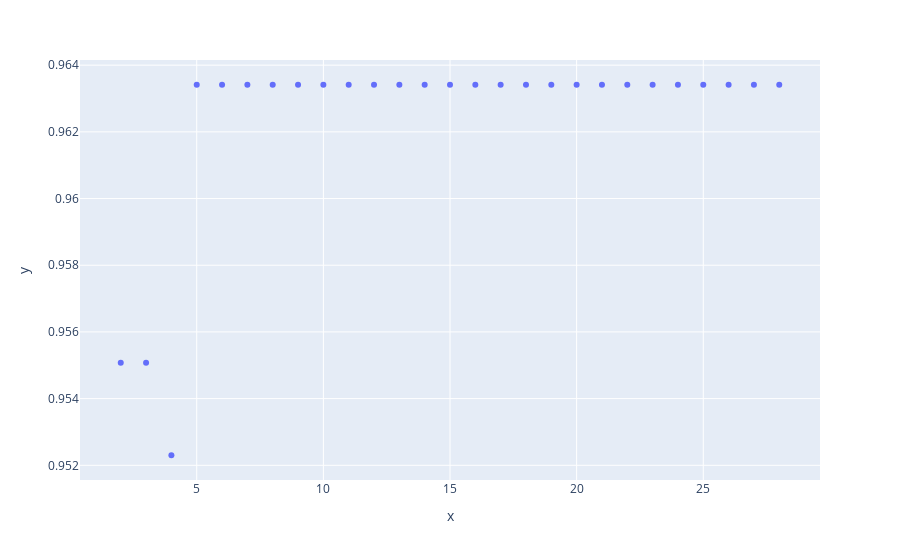

Source (notebook cell):
### Code cell
px.scatter(x=range(2, 29), y=scores)

### Figure 1 — Plotly figure (JSON) as saved in the notebook; plotly's stock layout.template omitted (floating-point values rounded to 4 significant figures)
{"data": [{"hovertemplate": "x=%{x}<br>y=%{y}<extra></extra>", "legendgroup": "", "marker": {"color": "#636efa", "symbol": "circle"}, "mode": "markers", "name": "", "orientation": "v", "showlegend": false, "type": "scatter", "x": [2, 3, 4, 5, 6, 7, 8, 9, 10, 11, 12, 13, 14, 15, 16, 17, 18, 19, 20, 21, 22, 23, 24, 25, 26, 27, 28], "xaxis": "x", "y": [0.9551, 0.9551, 0.9523, 0.9634, 0.9634, 0.9634, 0.9634, 0.9634, 0.9634, 0.9634, 0.9634, 0.9634, 0.9634, 0.9634, 0.9634, 0.9634, 0.9634, 0.9634, 0.9634, 0.9634, 0.9634, 0.9634, 0.9634, 0.9634, 0.9634, 0.9634, 0.9634], "yaxis": "y"}], "layout": {"autosize": true, "legend": {"tracegroupgap": 0}, "margin": {"t": 60}, "xaxis": {"anchor": "y", "autorange": true, "domain": [0, 1], "range": [0.4268, 29.57], "title": {"text": "x"}, "type": "linear"}, "yaxis": {"anchor": "x", "autorange": true, "domain": [0, 1], "range": [0.9514, 0.9643], "title": {"text": "y"}, "type": "linear"}}}
